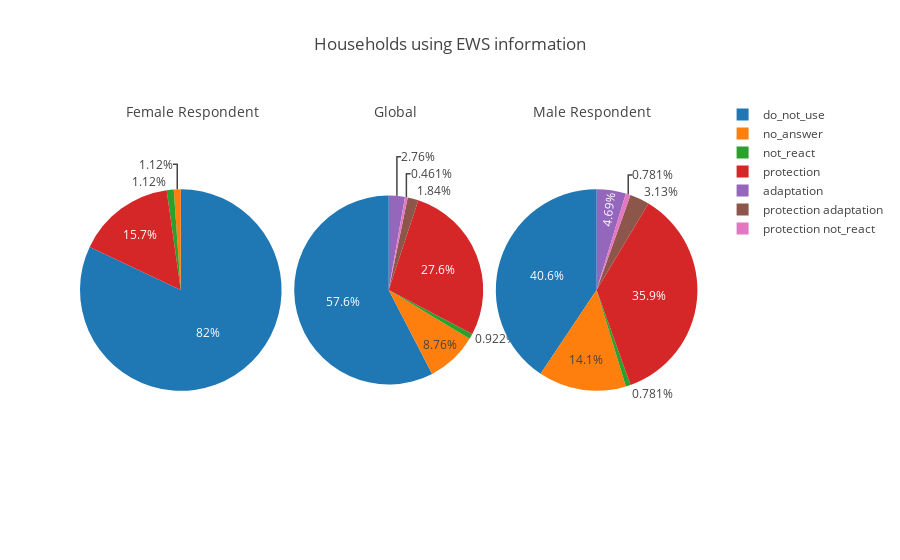

This figure's notebook cell:
### Code cell
create_graphs_respondent(lambda x: x.groupby('use_ews').size(),
                         lambda x: x.values,
                         lambda x: x.index.values,
                         lambda x: x.sum(),
                         "Households using EWS information")

### Figure 1 — Plotly figure (JSON) as saved in the notebook; plotly's stock layout.template omitted (floating-point values rounded to 4 significant figures)
{"data": [{"domain": {"x": [0, 0.32]}, "labels": ["do_not_use", "no_answer", "not_react", "protection"], "sort": false, "type": "pie", "values": [73, 1, 1, 14]}, {"domain": {"x": [0.34, 0.64]}, "labels": ["adaptation", "do_not_use", "no_answer", "not_react", "protection", "protection adaptation", "protection not_react"], "sort": false, "type": "pie", "values": [6, 125, 19, 2, 60, 4, 1]}, {"domain": {"x": [0.66, 0.98]}, "labels": ["adaptation", "do_not_use", "no_answer", "not_react", "protection", "protection adaptation", "protection not_react"], "sort": false, "type": "pie", "values": [6, 52, 18, 1, 46, 4, 1]}], "layout": {"annotations": [{"font": {"size": 14}, "showarrow": false, "text": "Female Respondent", "x": 0.07, "y": 1}, {"font": {"size": 14}, "showarrow": false, "text": "Global", "x": 0.5, "y": 1}, {"font": {"size": 14}, "showarrow": false, "text": "Male Respondent", "x": 0.91, "y": 1}], "title": "Households using EWS information"}}
